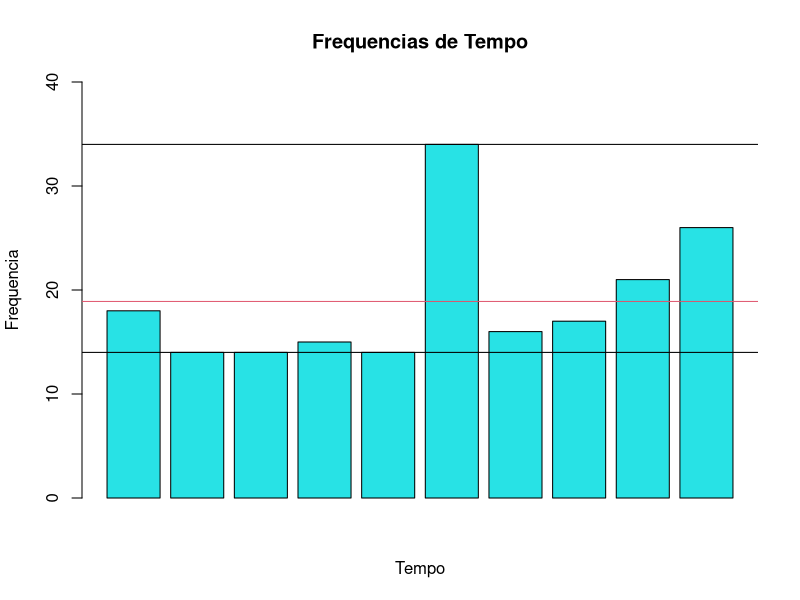
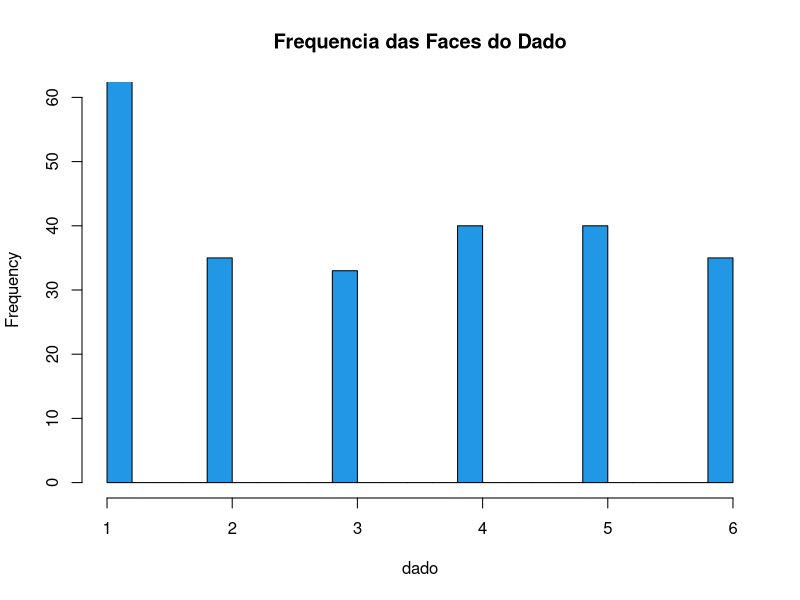

Reproduce these figures in R, in order.
#------------------Exercises------------------#
#1:
tempo = c(18, 14, 14, 15, 14, 34, 16, 17, 21, 26)
max(tempo)
min(tempo)
mean(tempo)
barplot(tempo, col = 5, ylim = c(0,40), main = "Frequencias de Tempo", ylab = "Frequencia",xlab = "Tempo")
abline(h = max(tempo)) + abline(h = min(tempo)) + abline(h = mean(tempo),col = 2)
#Max = 34/Min = 14/Mean = 18.9.

#2:
a = 1:5
b = 4:7
union(a,b)
intersect(a,b)
setdiff(a,b)
#union = 1:7/intersect = 4,5.

#3:
abs(2^3-3^2)
#Answer is 1.

#4:
smp1 = sample(c("A","B"), 100 ,replace = TRUE)
smp1 

#5:
megasena = sample(1:60,6)
megasena
#I'll choose these number to play on Megasena.

#6:
?seq
seq(1,30,2)

#7:
dado = sample(1:6,250,replace = TRUE)
table(dado)
hist(dado, col = "300", main = "Frequencia das Faces do Dado", breaks = 18, ylim = c(0,60))
#Show us the frequency.

#8:
temp = c(9, 0 ,10 ,13 ,15 ,17 ,18 ,17 ,22 ,11 ,15 )
sqrt(temp)
log(temp)
log(temp+1)
(temp)^2

#--------------------------------END--------------------------------#